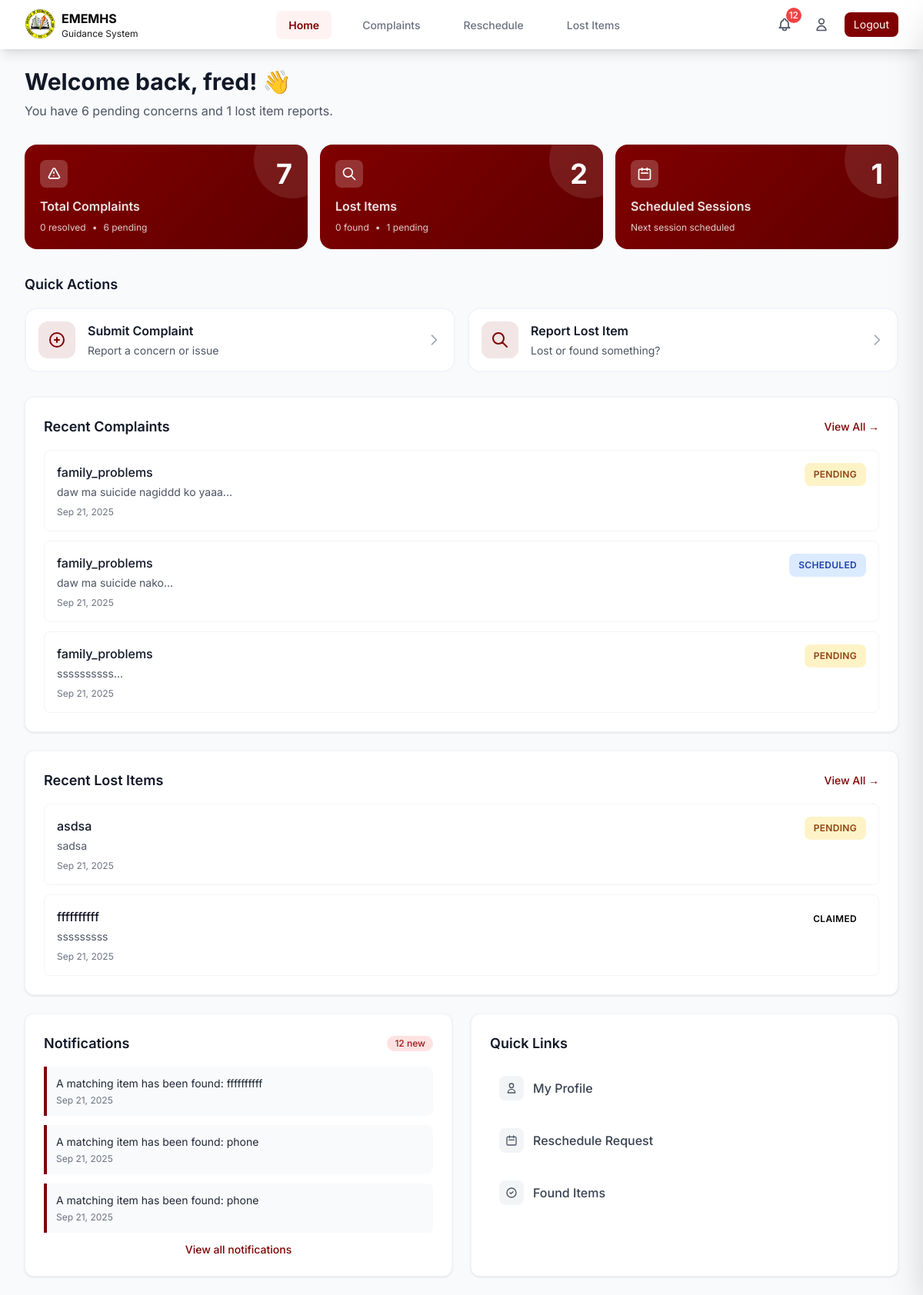
/pages/student_dashboard.php (signed in), run on an earlier commit of the app's database.
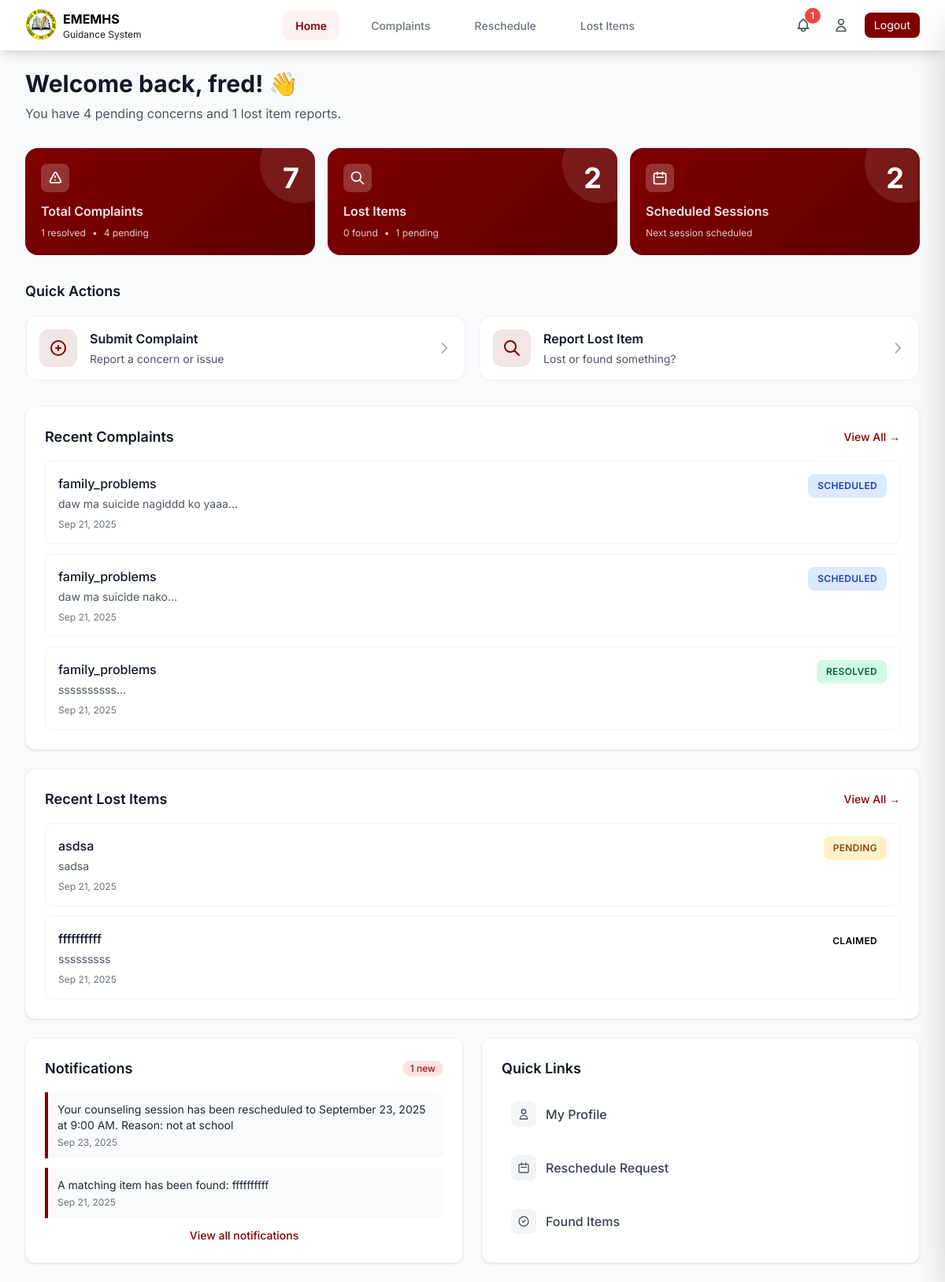
And on a later commit of the database.
### tables this page shows
CREATE TABLE `complaints_concerns` (
  `id` int(11) NOT NULL,
  `student_id` int(45) DEFAULT NULL,
  `type` varchar(255) DEFAULT NULL,
  `severity` enum('low','medium','high','urgent') DEFAULT 'medium',
  `description` varchar(255) DEFAULT NULL,
  `evidence` mediumblob DEFAULT NULL,
  `mime_type` varchar(255) DEFAULT NULL,
  `preferred_counseling_date` varchar(255) DEFAULT NULL,
  `scheduled_date` varchar(255) DEFAULT NULL,
  `scheduled_time` varchar(255) DEFAULT NULL,
  `status` varchar(255) DEFAULT NULL,
  `date_created` varchar(255) DEFAULT NULL,
  `time_created` varchar(255) DEFAULT NULL,
  `updated_at` varchar(255) DEFAULT NULL
);

CREATE TABLE `lost_items` (
  `id` int(11) NOT NULL,
  `student_id` int(45) DEFAULT NULL,
  `item_name` varchar(255) DEFAULT NULL,
  `category` varchar(255) DEFAULT NULL,
  `date_lost` varchar(255) DEFAULT NULL,
  `time_lost` varchar(255) DEFAULT NULL,
  `location` varchar(255) DEFAULT NULL,
  `description` varchar(255) DEFAULT NULL,
  `photo` mediumblob DEFAULT NULL,
  `mime_type` varchar(255) DEFAULT NULL,
  `claimant_photo` mediumblob DEFAULT NULL,
  `claimant_photo_mime_type` varchar(255) DEFAULT NULL,
  `receive_sms` varchar(255) DEFAULT NULL,
  `phone_number` varchar(255) DEFAULT NULL,
  `status` varchar(255) DEFAULT NULL,
  `date` varchar(255) DEFAULT NULL,
  `time` varchar(255) DEFAULT NULL,
  `claimed_at` timestamp NULL DEFAULT NULL,
  `claimed_by_student_id` int(11) DEFAULT NULL,
  `claim_evidence` text DEFAULT NULL
);

CREATE TABLE `notifications` (
  `id` int(11) NOT NULL,
  `user_id` int(11) NOT NULL,
  `reference_id` int(11) NOT NULL,
  `reference_type` enum('complaint','lost_item') NOT NULL,
  `type` enum('scheduled','resolved','found_item','new_complaint','item_claimed','reschedule_request','rescheduled','reschedule_rejected') NOT NULL,
  `priority` enum('low','medium','high') DEFAULT 'medium',
  `message` text NOT NULL,
  `is_read` tinyint(1) DEFAULT 0,
  `read_at` timestamp NULL DEFAULT NULL,
  `expires_at` timestamp NULL DEFAULT NULL,
  `date_created` date NOT NULL,
  `time_created` time NOT NULL
);

### logic/notification_logic.php (called while the page is built, shortened)
<?php
require_once 'db_connection.php';
function getUnreadNotificationsCount($student_id)
{
    global $pdo;
    try {
        $stmt = $pdo->prepare(SQL_GET_UNREAD_NOTIFICATIONS_COUNT);
        $stmt->execute([$student_id]);
        $result = $stmt->fetch(PDO::FETCH_ASSOC);
        return $result['unread_count'];
    } catch (PDOException $e) {
        error_log("Error getting unread count: " . $e->getMessage());
        return 0;
    }
}

### pages/student_dashboard.php (the view, shortened to what the changed rows need)
<?php
require_once '../logic/db_connection.php';
require_once '../logic/notification_logic.php';
$student_id = $_SESSION['student_id'];
if ($student_id) {
    $stmt = $pdo->prepare("SELECT first_name FROM students WHERE id = ?");
    $stmt->execute([$student_id]);
    $student = $stmt->fetch(PDO::FETCH_ASSOC);
}
$stmt = $pdo->prepare(SQL_GET_STUDENT_NOTIFICATIONS);
$stmt->execute([$_SESSION['user']]);
$notifications = $stmt->fetchAll(PDO::FETCH_ASSOC);
$recent_complaints = [];
$recent_lost_items = [];
$pending_complaints = 0;
$scheduled_complaints = 0;
$resolved_complaints = 0;
if ($student_id) {
    $stmt = $pdo->prepare("SELECT * FROM complaints_concerns WHERE student_id = ? ORDER BY date_created DESC, time_created DESC LIMIT 3");
    $stmt->execute([$student_id]);
    $recent_complaints = $stmt->fetchAll(PDO::FETCH_ASSOC);
    $stmt = $pdo->prepare("SELECT * FROM lost_items WHERE student_id = ? ORDER BY date DESC, time DESC LIMIT 3");
    $stmt->execute([$student_id]);
    $recent_lost_items = $stmt->fetchAll(PDO::FETCH_ASSOC);
    $stmt = $pdo->prepare(SQL_SUM_LIST_COMPLAINTS_CONCERNS_BY_STUDENT_STATUS);
    $stmt->execute([$student_id, 'pending']);
    $pending_complaints = $stmt->fetchColumn();
    $stmt = $pdo->prepare(SQL_SUM_LIST_COMPLAINTS_CONCERNS_BY_STUDENT_STATUS);
    $stmt->execute([$student_id, 'scheduled']);
    $scheduled_complaints = $stmt->fetchColumn();
    $stmt = $pdo->prepare(SQL_SUM_LIST_COMPLAINTS_CONCERNS_BY_STUDENT_STATUS);
    $stmt->execute([$student_id, 'resolved']);
    $resolved_complaints = $stmt->fetchColumn();
}
$stmt = $pdo->prepare(SQL_SUM_LIST_LOST_ITEMS_BY_STUDENT_STATUS);
$stmt->execute([$student_id, 'pending']);
$pending_lost_items = $stmt->fetchColumn();
?>
<!DOCTYPE html>
<html lang="en">
<head>
    <script src="https://cdn.tailwindcss.com"></script>
</head>
<body class="min-h-screen">
    <?php include 'navigation.php'; ?>
    <main class="px-4 py-4 sm:py-6 lg:px-8 max-w-7xl mx-auto">
        <div class="mobile-section">
            <div class="text-center sm:text-left">
                <h1 class="text-xl sm:text-2xl lg:text-3xl font-bold text-gray-900 mb-2">
                    Welcome back, <?= htmlspecialchars($student['first_name']) ?>! 👋
                </h1>
                <p class="text-sm sm:text-base text-gray-600 mb-4">
                    <?php if ($pending_complaints > 0 || $pending_lost_items > 0): ?>
                        You have <?= $pending_complaints ?> pending concerns and <?= $pending_lost_items ?> lost item reports.
                    <?php else: ?>
                        Everything looks good! No pending items to review.
                    <?php endif; ?>
                </p>
            </div>
        </div>
        <div class="grid grid-cols-1 sm:grid-cols-2 lg:grid-cols-3 gap-4 mobile-section">
            <div class="stat-card">
                <div class="relative z-10">
                    <div class="flex items-center text-xs text-white/80">
                        <span><?= $resolved_complaints ?> resolved</span>
                        <span class="mx-2">•</span>
                        <span><?= $pending_complaints ?> pending</span>
                    </div>
                </div>
            </div>
            <div class="stat-card sm:col-span-2 lg:col-span-1">
                <div class="relative z-10">
                    <div class="flex items-center justify-between mb-3">
                        <div class="p-2 bg-white/20 rounded-lg">
                            <svg class="w-5 h-5" fill="none" stroke="currentColor" viewBox="0 0 24 24">
                                <path stroke-linecap="round" stroke-linejoin="round" stroke-width="2" d="M8 7V3m8 4V3m-9 8h10M5 21h14a2 2 0 002-2V7a2 2 0 00-2-2H5a2 2 0 00-2 2v12a2 2 0 002 2z"/>
                            </svg>
                        </div>
                        <span class="stat-value"><?= $scheduled_complaints ?></span>
                    </div>
                </div>
            </div>
        </div>
        <div class="mobile-section">
            <h2 class="text-lg font-semibold text-gray-900 mb-4">Quick Actions</h2>
        </div>
        <div class="space-y-6">
            <div class="dashboard-card p-4 sm:p-6">
                <div class="flex flex-col sm:flex-row sm:items-center sm:justify-between mb-4">
                    <h2 class="text-lg font-semibold text-gray-900 mb-2 sm:mb-0">Recent Complaints</h2>
                </div>
                <div class="space-y-3">
                    <?php if (empty($recent_complaints)): ?>
                        <div class="text-center py-8">
                            <svg class="w-12 h-12 text-gray-300 mx-auto mb-3" fill="none" stroke="currentColor" viewBox="0 0 24 24">
                                <path stroke-linecap="round" stroke-linejoin="round" stroke-width="2" d="M9 12h6m-6 4h6m2 5H7a2 2 0 01-2-2V5a2 2 0 012-2h5.586a1 1 0 01.707.293l5.414 5.414a1 1 0 01.293.707V19a2 2 0 01-2 2z"/>
                            </svg>
                            <p class="text-gray-500 text-sm">No complaints submitted yet</p>
                            <a href="complaint-concern-form.php" class="text-[#800000] text-sm font-medium hover:underline mt-2 inline-block">
                                Submit your first complaint
                            </a>
                        </div>
                    <?php else: ?>
                        <?php foreach ($recent_complaints as $complaint): ?>
                            <div class="border border-gray-100 rounded-lg p-4 hover:bg-gray-50 transition-colors">
                                <div class="flex flex-col sm:flex-row sm:items-start sm:justify-between">
                                    <div class="flex-1 mb-3 sm:mb-0">
                                        <h3 class="font-medium text-gray-900 mb-1"><?= htmlspecialchars($complaint['type']) ?></h3>
                                        <p class="text-sm text-gray-600 mb-2 line-clamp-2">
                                            <?= htmlspecialchars(substr($complaint['description'], 0, 120)) ?>...
                                        </p>
                                        <p class="text-xs text-gray-500">
                                            <?= date('M d, Y', strtotime($complaint['date_created'])) ?>
                                        </p>
                                    </div>
                                    <span class="status-badge status-<?= strtolower($complaint['status']) ?> self-start">
                                        <?= ucfirst($complaint['status']) ?>
                                    </span>
                                </div>
                            </div>
                        <?php endforeach; ?>
                    <?php endif; ?>
                </div>
            </div>
            <div class="dashboard-card p-4 sm:p-6">
                <div class="flex flex-col sm:flex-row sm:items-center sm:justify-between mb-4">
                    <h2 class="text-lg font-semibold text-gray-900 mb-2 sm:mb-0">Recent Lost Items</h2>
                </div>
                <div class="space-y-3">
                    <?php if (empty($recent_lost_items)): ?>
                        <div class="text-center py-8">
                            <svg class="w-12 h-12 text-gray-300 mx-auto mb-3" fill="none" stroke="currentColor" viewBox="0 0 24 24">
                                <path stroke-linecap="round" stroke-linejoin="round" stroke-width="2" d="M21 21l-6-6m2-5a7 7 0 11-14 0 7 7 0 0114 0z"/>
                            </svg>
                            <p class="text-gray-500 text-sm">No lost items reported</p>
                            <a href="lost-item-form.php" class="text-[#800000] text-sm font-medium hover:underline mt-2 inline-block">
                                Report a lost item
                            </a>
                        </div>
                    <?php else: ?>
                        <?php foreach ($recent_lost_items as $item): ?>
                            <div class="border border-gray-100 rounded-lg p-4 hover:bg-gray-50 transition-colors">
                                <div class="flex flex-col sm:flex-row sm:items-start sm:justify-between">
                                    <div class="flex-1 mb-3 sm:mb-0">
                                        <h3 class="font-medium text-gray-900 mb-1"><?= htmlspecialchars($item['item_name']) ?></h3>
                                        <p class="text-sm text-gray-600 mb-2"><?= htmlspecialchars($item['description']) ?></p>
                                        <p class="text-xs text-gray-500">
                                            <?= date('M d, Y', strtotime($item['date'])) ?>
                                        </p>
                                    </div>
                                    <span class="status-badge status-<?= strtolower($item['status']) ?> self-start">
                                        <?= ucfirst($item['status']) ?>
                                    </span>
                                </div>
                            </div>
                        <?php endforeach; ?>
                    <?php endif; ?>
                </div>
            </div>
            <div class="grid grid-cols-1 lg:grid-cols-2 gap-6">
                <div class="dashboard-card p-4 sm:p-6">
                    <div class="flex items-center justify-between mb-4">
                        <h2 class="text-lg font-semibold text-gray-900">Notifications</h2>
                        <?php if ($unread_count > 0): ?>
                            <span class="bg-red-100 text-red-800 text-xs font-medium px-2.5 py-0.5 rounded-full">
                                <?= $unread_count ?> new
                            </span>
                        <?php endif; ?>
                    </div>
                    <div class="space-y-3">
                        <?php if (empty($notifications)): ?>
                            <div class="text-center py-6">
                                <svg class="w-10 h-10 text-gray-300 mx-auto mb-2" fill="none" stroke="currentColor" viewBox="0 0 24 24">
                                    <path stroke-linecap="round" stroke-linejoin="round" stroke-width="2" d="M15 17h5l-1.405-1.405A2.032 2.032 0 0118 14.158V11a6.002 6.002 0 00-4-5.659V5a2 2 0 10-4 0v.341C7.67 6.165 6 8.388 6 11v3.159c0 .538-.214 1.055-.595 1.436L4 17h5m6 0v1a3 3 0 11-6 0v-1m6 0H9"/>
                                </svg>
                                <p class="text-gray-500 text-sm">No notifications</p>
                            </div>
                        <?php else: ?>
                            <?php foreach (array_slice($notifications, 0, 3) as $notification): ?>
                                <div class="border-l-4 border-[#800000] bg-gray-50 p-3 rounded-r-lg">
                                    <p class="text-sm text-gray-800 responsive-text"><?= htmlspecialchars($notification['message']) ?></p>
                                    <p class="text-xs text-gray-500 mt-1">
                                        <?= date('M d, Y', strtotime($notification['date_created'])) ?>
                                    </p>
                                </div>
                            <?php endforeach; ?>
                        <?php endif; ?>
                    </div>
                </div>
                <div class="dashboard-card p-4 sm:p-6">
                    <h2 class="text-lg font-semibold text-gray-900 mb-4">Quick Links</h2>
                </div>
            </div>
        </div>
    </main>
</body>
</html>

### pages/navigation.php (shortened to what the changed rows need)
<?php
require_once '../logic/notification_logic.php';
$isLoggedIn = isset($_SESSION['isLoggedIn']);
$current_page = basename($_SERVER['PHP_SELF']);
?>
<nav class="bg-white shadow-lg sticky top-0 z-50">
    <div class="px-4 sm:px-6 lg:px-8">
        <div class="flex justify-between items-center h-16">
            <div class="flex items-center space-x-3">
                <?php if ($isLoggedIn): ?>
                    <a href="notifications.php" class="relative p-2 text-gray-600 hover:text-[#800000] transition-colors <?php echo ($current_page == 'notifications.php') ? 'text-[#800000]' : ''; ?>">
                        <?php
                        $unread_count = getUnreadNotificationsCount($_SESSION['user']);
                        if ($unread_count > 0):
                        ?>
                            <span class="absolute -top-1 -right-1 bg-red-500 text-white text-xs rounded-full h-5 w-5 flex items-center justify-center font-medium"><?php echo $unread_count; ?></span>
                        <?php endif; ?>
                    </a>
                <?php endif; ?>
            </div>
        </div>
    </div>
</nav>

What changed in the data, as far as the page shows it:
removed notifications: message "A matching item has been found: phone", date_created "Sep 21, 2025"
removed notifications: message "A matching item has been found: phone", date_created "Sep 21, 2025"
changed complaints_concerns "daw ma suicide nagiddd ko yaaa": status "PENDING" → "SCHEDULED"
changed complaints_concerns "ssssssssss": status "PENDING" → "RESOLVED"
added notifications: message "Your counseling session has been rescheduled to September 23, 2025 at 9:00 AM. Reason: not at school", date_created "Sep 23, 2025"
Also different on the page:
$unread_count: "12" → "1"
$pending_complaints: "6" → "4"
$resolved_complaints: "0" → "1"
$scheduled_complaints: "1" → "2"
